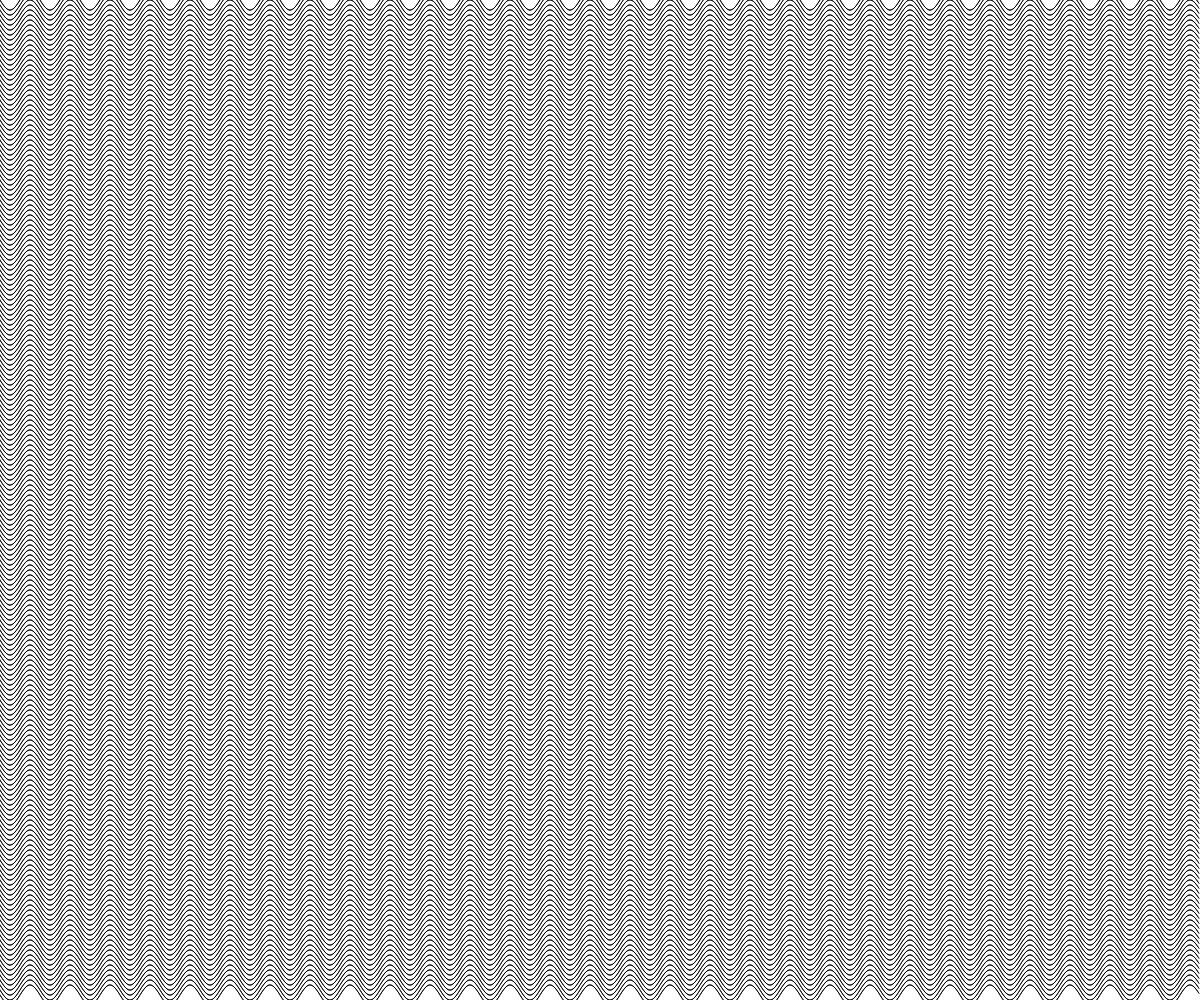
Frame 1 (no input)
Frame 60 (no input): identical to frame 1, image omitted
Frame 120 (the mouse pressed at the canvas centre since frame 60): identical to frame 1, image omitted

The p5.js sketch that drew this single still picture (run headless with seeded random() and noise() and a simulated clock; from frame 60 on, the mouse is pressed at the canvas centre):

// p5.js sketch
// ── sketch.js
const numPeaks = 30;
const peakHeight = 10;

const gridx = 1;
const gridy = 5;

function setup() {
  createCanvas(innerWidth,innerHeight);
  background(255);
  for(let yo=0;yo<height;yo+=gridy) {
    let lx = 0;
    let ly = yo;
    for(let xo=0;xo<width;xo+=gridx) {
      const x = xo;
      const y = yo+sin((xo/width)*TWO_PI*numPeaks)*peakHeight;
      line(lx,ly,x,y);
      lx = x;
      ly = y;
    }
  }
}

function draw() {
}
